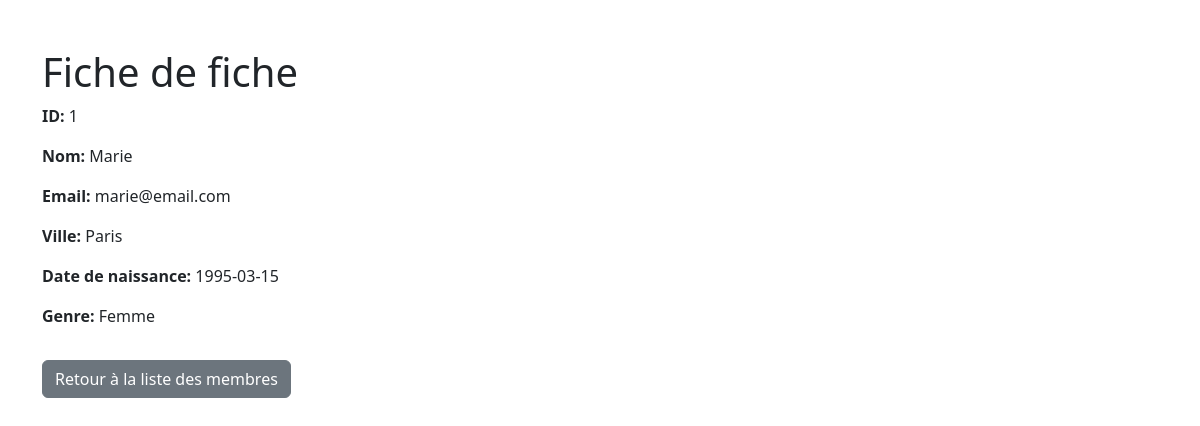
/pages/fiche_membre.php?id=1, run on the app's committed database.
### tables this page shows
create table emprunt_membre(
    id_membre INT  AUTO_INCREMENT PRIMARY KEY,
    nom VARCHAR(50) ,
    dtn DATE ,
    genre VARCHAR(10) ,
    email VARCHAR(100) ,
    ville VARCHAR(50) ,
    mdp VARCHAR(255) ,
    image_profil VARCHAR(255) 
);

### inc/fonction.php (called while the page is built, shortened)
<?php
    require ("connexion.php");
    function get_fiche_membre($id)
    {
        $query = "SELECT * FROM emprunt_membre
        WHERE emprunt_membre.id_membre='%s';";
        $query=sprintf($query,$id);
        $result = mysqli_query(dbconnect(), $query);
        $membres = [];
        while ($row = mysqli_fetch_assoc($result)) {
            $membres[] = $row;
        }
        return $membres;
    }
?>

### inc/connexion.php (called while the page is built, shortened)
<?php
    function dbconnect()
    {
        static $connect=null;
        if($connect==null)
        {
            $connect = mysqli_connect('localhost','root','','emprunt');
        }
        return $connect;
    }
?>

### pages/fiche_membre.php (the view, shortened to what this page needs)
<?php
    include("../inc/fonction.php");
    $id = $_GET['id'];
    $fiche = get_fiche_membre($id);
?>
<!DOCTYPE html>
<html lang="fr">
<head>
    <link rel="stylesheet" href="../../assets/bootstrap/css/bootstrap.min.css">
</head>
<body>
    <div class="container mt-5">
        <h1>Fiche de fiche</h1>
        <?php if ($fiche): ?>
            <p><strong>ID:</strong> <?php echo htmlspecialchars($fiche[0]['id_membre']); ?></p>
            <p><strong>Nom:</strong> <?php echo htmlspecialchars($fiche[0]['nom']); ?></p>
            <p><strong>Email:</strong> <?php echo htmlspecialchars($fiche[0]['email']); ?></p>
            <p><strong>Ville:</strong> <?php echo htmlspecialchars($fiche[0]['ville']); ?></p>
            <p><strong>Date de naissance:</strong> <?php echo htmlspecialchars($fiche[0]['dtn']); ?></p>
            <p><strong>Genre:</strong> <?php echo htmlspecialchars($fiche[0]['genre']); ?></p>
        <?php else: ?>
            <p>Membre introuvable.</p>
        <?php endif; ?>
        <a href="membre.php" class="btn btn-secondary mt-3">Retour à la liste des membres</a>
    </div>

### data on the page
emprunt_membre: id_membre "1", nom "Marie", email "marie@email.com", ville "Paris", dtn "1995-03-15", genre "Femme"
